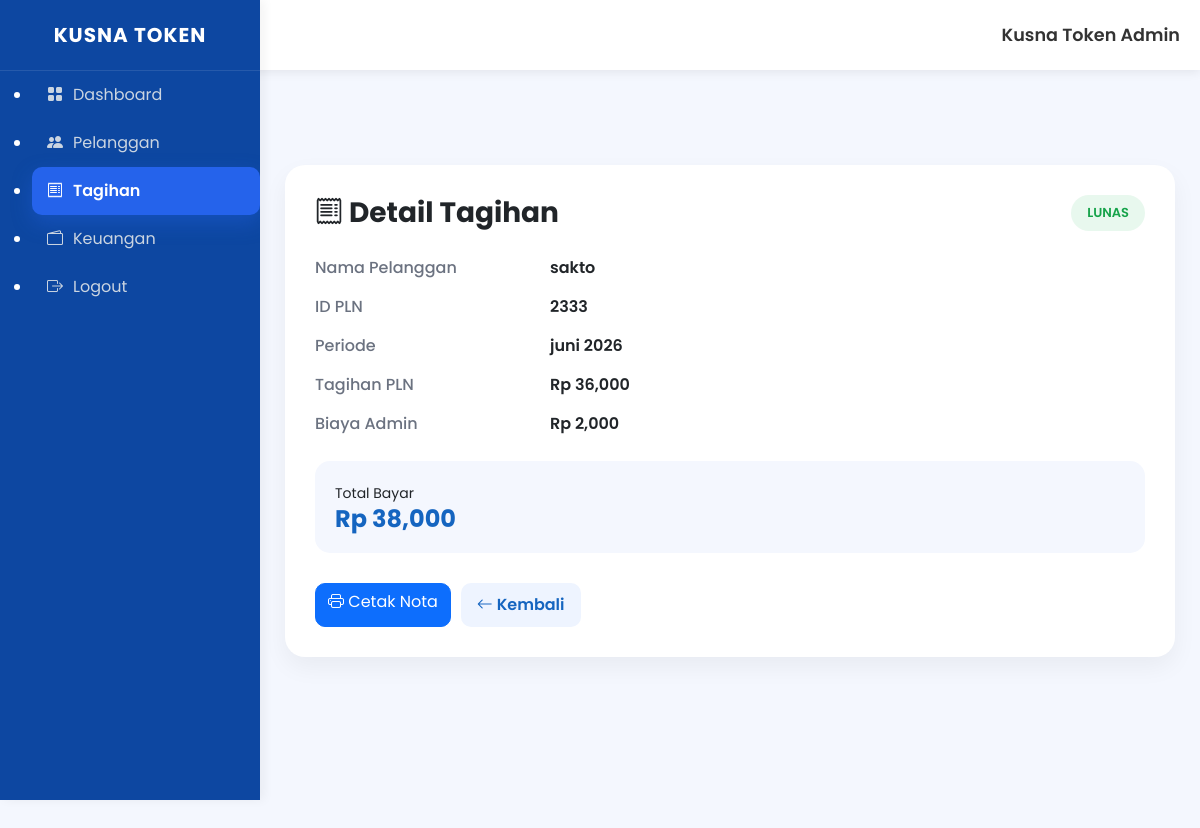
Page /admin/detail-tagihan/1 (signed in) on the earlier database version.
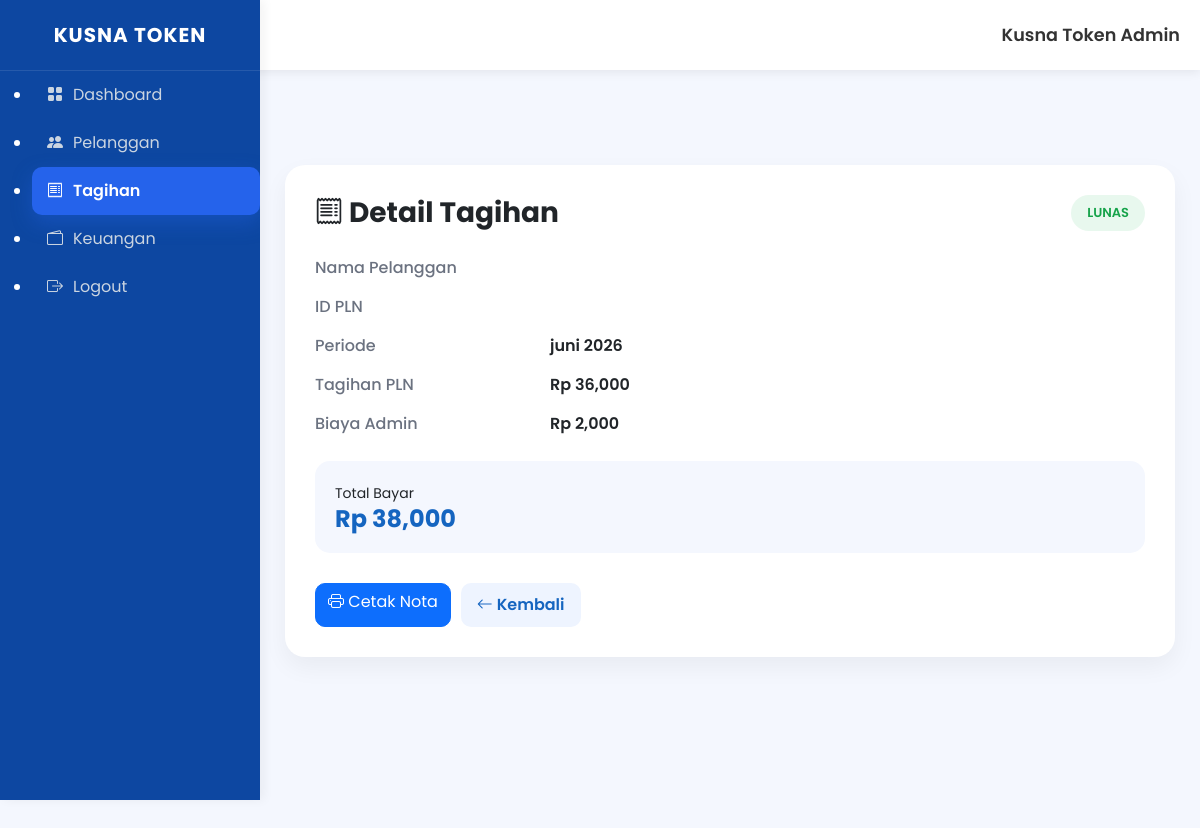
Same page on the later database version.
### models/pelanggan.py (models this page shows)
class Pelanggan(db.Model):
    id = db.Column(db.Integer, primary_key=True)
    nama = db.Column(db.String(100))
    id_pln = db.Column(db.String(50))

### app.py (the view)
@app.route("/admin/detail-tagihan/<int:id>")
def detail_tagihan(id):
    if not session.get("admin"):
        return redirect("/login")
    tagihan = Tagihan.query.get_or_404(id)
    return render_template(
        "detail_tagihan.html",
        tagihan=tagihan,
        active_page="tagihan"
    )

### templates/detail_tagihan.html (shortened to what this page needs)
{% extends "admin_layout.html" %} {% block content %}
<div class="detail-card">
  <div class="detail-header">
    <h3>
      <i class="bi bi-receipt"></i>
      Detail Tagihan
    </h3>
    {% if tagihan.status == "Sudah Dibayar" %}
    <span class="status-badge status-lunas"> LUNAS </span>
    {% else %}
    <span class="status-badge status-belum"> BELUM BAYAR </span>
    {% endif %}
  </div>
  <div class="detail-info">
    <div class="detail-label">Nama Pelanggan</div>
    <div class="detail-value">{{ tagihan.pelanggan.nama }}</div>
  </div>
  <div class="detail-info">
    <div class="detail-label">ID PLN</div>
    <div class="detail-value">{{ tagihan.pelanggan.id_pln }}</div>
  </div>
  <div class="detail-info">
    <div class="detail-label">Periode</div>
    <div class="detail-value">{{ tagihan.bulan }} {{ tagihan.tahun }}</div>
  </div>
  <div class="detail-info">
    <div class="detail-label">Tagihan PLN</div>
    <div class="detail-value">Rp {{ "{:,}".format(tagihan.tagihan_pln) }}</div>
  </div>
  <div class="detail-info">
    <div class="detail-label">Biaya Admin</div>
    <div class="detail-value">Rp {{ "{:,}".format(tagihan.admin) }}</div>
  </div>
  <div class="total-box">
    <small>Total Bayar</small>
    <h4>Rp {{ "{:,}".format(tagihan.total) }}</h4>
  </div>
  <div class="action-area">
    <a href="/nota/{{ tagihan.id }}" target="_blank" class="btn btn-primary">
      <i class="bi bi-printer"></i>
      Cetak Nota
    </a>
    <a href="/admin/tagihan" class="btn btn-kembali">
      <i class="bi bi-arrow-left"></i>
      Kembali
    </a>
  </div>
</div>
{% endblock %}

Differences in the rows shown:
no longer on this page (row edited): Pelanggan: pelanggan.nama "sakto", pelanggan.id_pln "2333"
